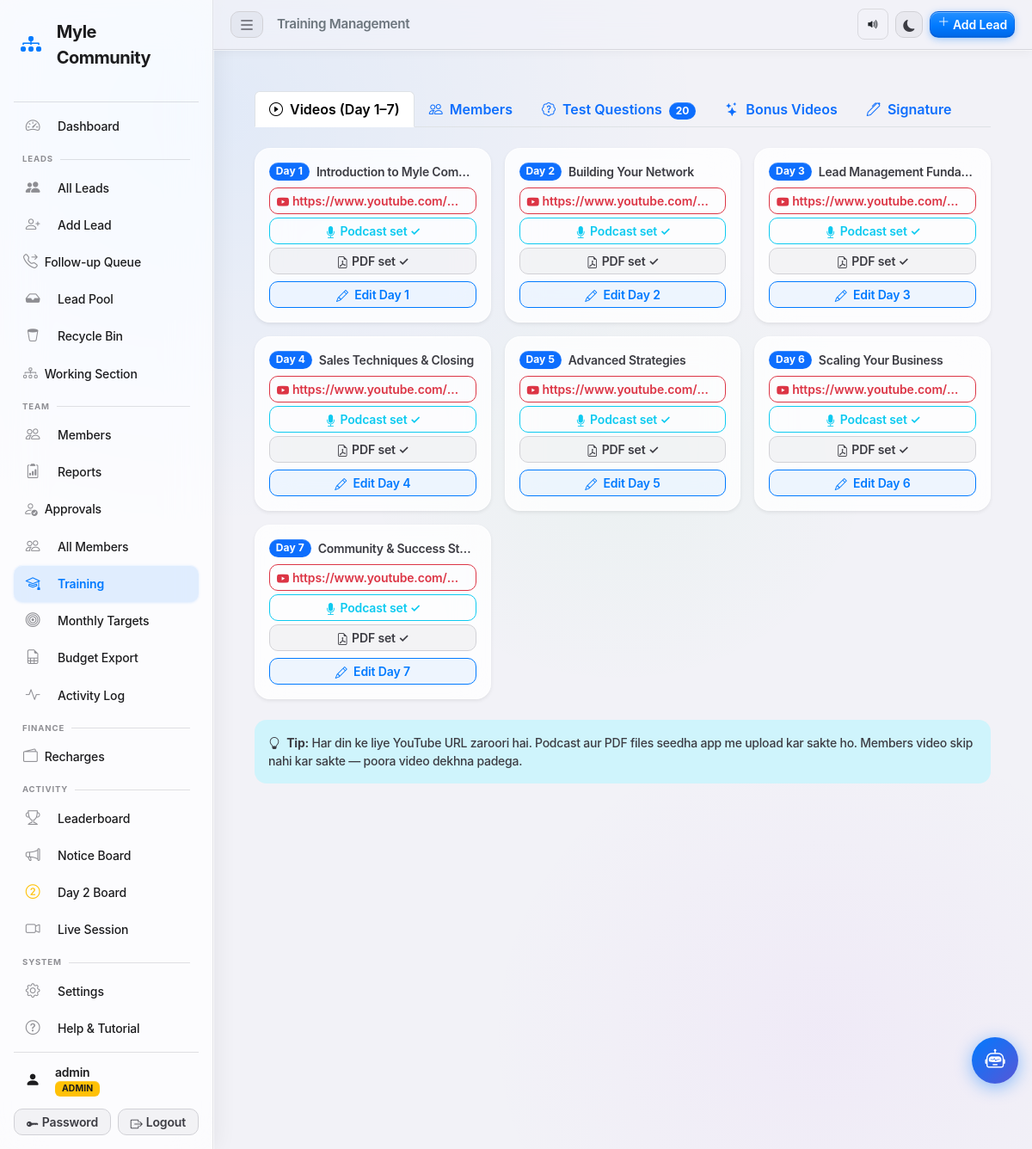
/admin/training (signed in), run on an earlier commit of the app's database.
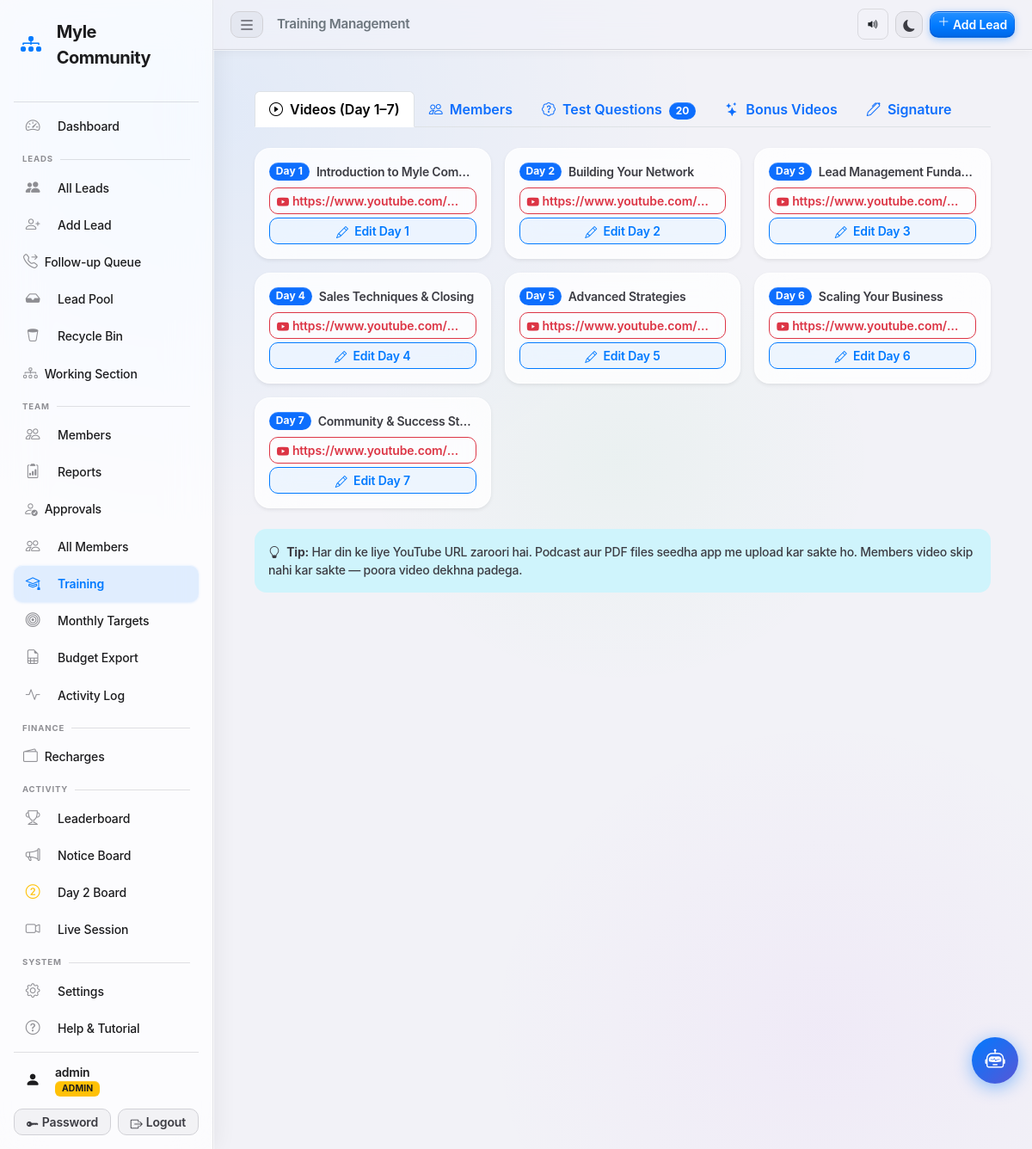
And on a later commit of the database.
### tables this page shows
CREATE TABLE training_videos (
            id          INTEGER PRIMARY KEY AUTOINCREMENT,
            day_number  INTEGER NOT NULL UNIQUE,
            title       TEXT    NOT NULL DEFAULT '',
            youtube_url TEXT    NOT NULL DEFAULT '',
            podcast_url TEXT    NOT NULL DEFAULT '',
            pdf_url     TEXT    NOT NULL DEFAULT '',
            description TEXT    NOT NULL DEFAULT '',
            created_at  TEXT    NOT NULL DEFAULT (datetime('now','localtime'))
        );

### app.py (the view)
@app.route('/admin/training')
@admin_required
def admin_training():
    db = get_db()
    videos = {v['day_number']: v for v in
              db.execute("SELECT * FROM training_videos ORDER BY day_number").fetchall()}
    members = db.execute(
        "SELECT username, joining_date, training_status, training_required, certificate_path, test_score "
        "FROM users WHERE role='team' AND status='approved' ORDER BY username"
    ).fetchall()
    all_progress = {}
    for m in members:
        prog = _get_training_progress(db, m['username'])
        all_progress[m['username']] = sum(1 for d in range(1, 8) if prog.get(d, 0))
    questions = db.execute(
        "SELECT * FROM training_questions ORDER BY sort_order, id"
    ).fetchall()
    bonus_videos = db.execute(
        "SELECT * FROM bonus_videos ORDER BY sort_order, id"
    ).fetchall()
    sig_file = _get_setting(db, 'admin_signature_file', '')
    db.close()
    return render_template('admin_training.html',
                           videos=videos,
                           members=members,
                           all_progress=all_progress,
                           days=range(1, 8),
                           questions=questions,
                           bonus_videos=bonus_videos,
                           sig_file=sig_file)

### templates/admin_training.html (shortened to what this page needs)
{% extends "base.html" %}
{% block page_title %}Training Management{% endblock %}
{% block content %}
<div class="container-fluid p-3 p-md-4">
  <ul class="nav nav-tabs mb-4" id="trainingTabs" role="tablist">
    <li class="nav-item">
      <button class="nav-link active fw-semibold" data-bs-toggle="tab" data-bs-target="#videosTab">
        <i class="bi bi-play-circle me-1"></i> Videos (Day 1–7)
      </button>
    </li>
    <li class="nav-item">
      <button class="nav-link fw-semibold" data-bs-toggle="tab" data-bs-target="#membersTab">
        <i class="bi bi-people me-1"></i> Members
      </button>
    </li>
    <li class="nav-item">
      <button class="nav-link fw-semibold" id="testTabBtn" data-bs-toggle="tab" data-bs-target="#testTab">
        <i class="bi bi-patch-question me-1"></i> Test Questions
        <span class="badge bg-primary rounded-pill ms-1">{{ questions|length }}</span>
      </button>
    </li>
    <li class="nav-item">
      <button class="nav-link fw-semibold" id="bonusTabBtn" data-bs-toggle="tab" data-bs-target="#bonusTab">
        <i class="bi bi-stars me-1"></i> Bonus Videos
      </button>
    </li>
    <li class="nav-item">
      <button class="nav-link fw-semibold" id="sigTabBtn" data-bs-toggle="tab" data-bs-target="#sigTab">
        <i class="bi bi-pen me-1"></i> Signature
      </button>
    </li>
  </ul>
  <div class="tab-content">
    <div class="tab-pane fade show active" id="videosTab">
      <div class="row g-3">
        {% for d in days %}
        {% set vid = videos.get(d) %}
        <div class="col-12 col-md-6 col-lg-4">
          <div class="card border-0 shadow-sm h-100 rounded-3">
            <div class="card-body p-3">
              <div class="d-flex align-items-center gap-2 mb-2">
                <span class="badge bg-primary rounded-pill">Day {{ d }}</span>
                <span class="fw-semibold small text-truncate">
                  {{ vid.title if vid and vid.title else 'Not configured' }}
                </span>
              </div>
              {% if vid and vid.youtube_url %}
              <div class="mb-1">
                <a href="{{ vid.youtube_url }}" target="_blank"
                   class="btn btn-sm btn-outline-danger w-100 text-truncate">
                  <i class="bi bi-youtube me-1"></i>{{ vid.youtube_url | truncate(40) }}
                </a>
              </div>
              {% endif %}
              {% if vid and vid.podcast_url %}
              <div class="mb-1">
                <a href="{{ vid.podcast_url }}" target="_blank"
                   class="btn btn-sm btn-outline-info w-100 text-truncate">
                  <i class="bi bi-mic-fill me-1"></i>Podcast set ✓
                </a>
              </div>
              {% endif %}
              {% if vid and vid.pdf_url %}
              <div class="mb-2">
                <a href="{{ vid.pdf_url }}" target="_blank"
                   class="btn btn-sm btn-outline-secondary w-100 text-truncate">
                  <i class="bi bi-file-earmark-pdf me-1"></i>PDF set ✓
                </a>
              </div>
              {% endif %}
              <button class="btn btn-sm btn-outline-primary w-100"
                      data-bs-toggle="collapse"
                      data-bs-target="#editDay{{ d }}">
                <i class="bi bi-pencil me-1"></i> {{ 'Edit' if vid else 'Add' }} Day {{ d }}
              </button>
            </div>
          </div>
        </div>
        {% endfor %}
      </div>
      <div class="mt-4 alert alert-info border-0 rounded-3 small">
        <i class="bi bi-lightbulb me-1"></i>
        <strong>Tip:</strong> Har din ke liye YouTube URL zaroori hai. Podcast aur PDF files seedha app me upload kar sakte ho.
        Members video skip nahi kar sakte — poora video dekhna padega.
      </div>
    </div>
  </div>
</div>
{% endblock %}

What changed in the data, as far as the page shows it:
changed training_videos "Introduction to Myle Com…": podcast_url "audio/day1_podcast.mp3" → empty (drawn); pdf_url "pdf/day1_resource.pdf" → empty (drawn)
changed training_videos "Building Your Network": podcast_url "audio/day2_podcast.mp3" → empty (drawn); pdf_url "pdf/day2_resource.pdf" → empty (drawn)
changed training_videos "Lead Management Funda…": podcast_url "audio/day3_podcast.mp3" → empty (drawn); pdf_url "pdf/day3_resource.pdf" → empty (drawn)
changed training_videos "Sales Techniques & Closing": podcast_url "audio/day4_podcast.mp3" → empty (drawn); pdf_url "pdf/day4_resource.pdf" → empty (drawn)
changed training_videos "Advanced Strategies": podcast_url "audio/day5_podcast.mp3" → empty (drawn); pdf_url "pdf/day5_resource.pdf" → empty (drawn)
changed training_videos "Scaling Your Business": podcast_url "audio/day6_podcast.mp3" → empty (drawn); pdf_url "pdf/day6_resource.pdf" → empty (drawn)
changed training_videos "Community & Success St…": podcast_url "audio/day7_podcast.mp3" → empty (drawn); pdf_url "pdf/day7_resource.pdf" → empty (drawn)
Also different on the page:
list line gone: "Podcast set ✓ PDF set ✓"
